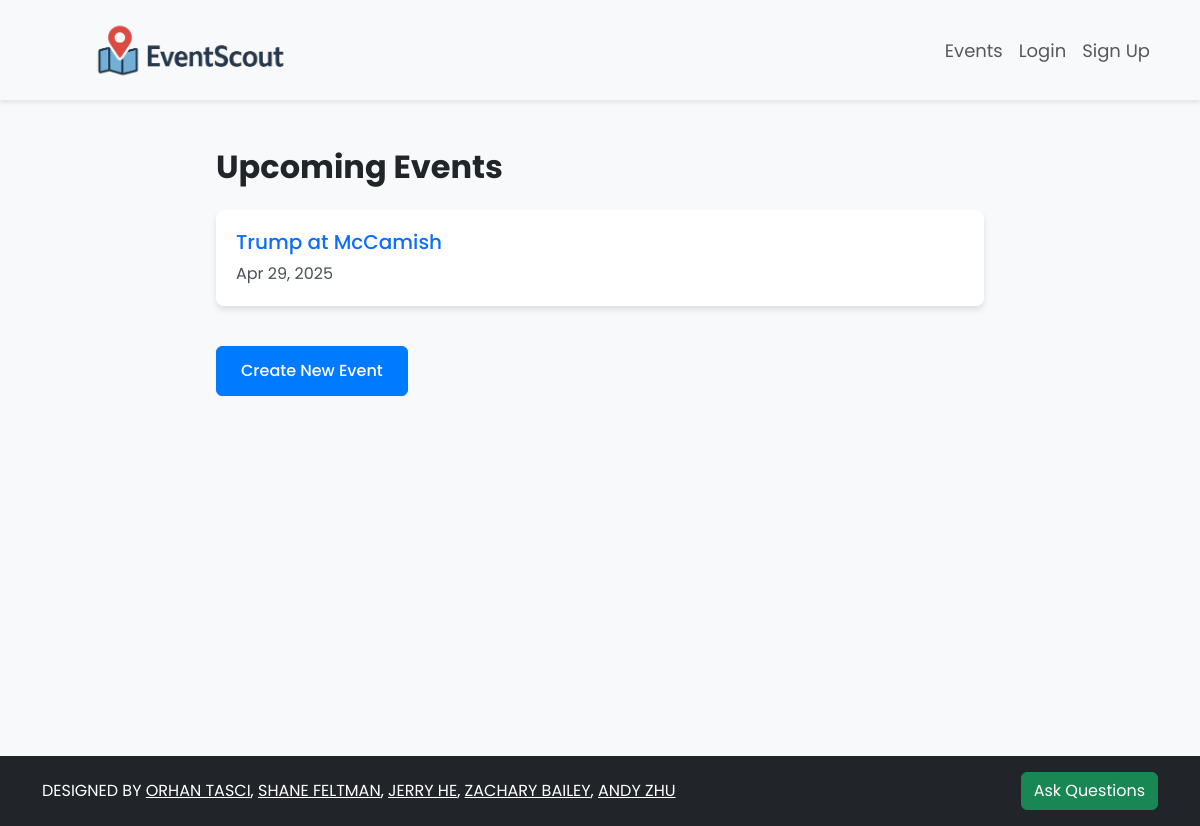
Page /events/ on the earlier database version.
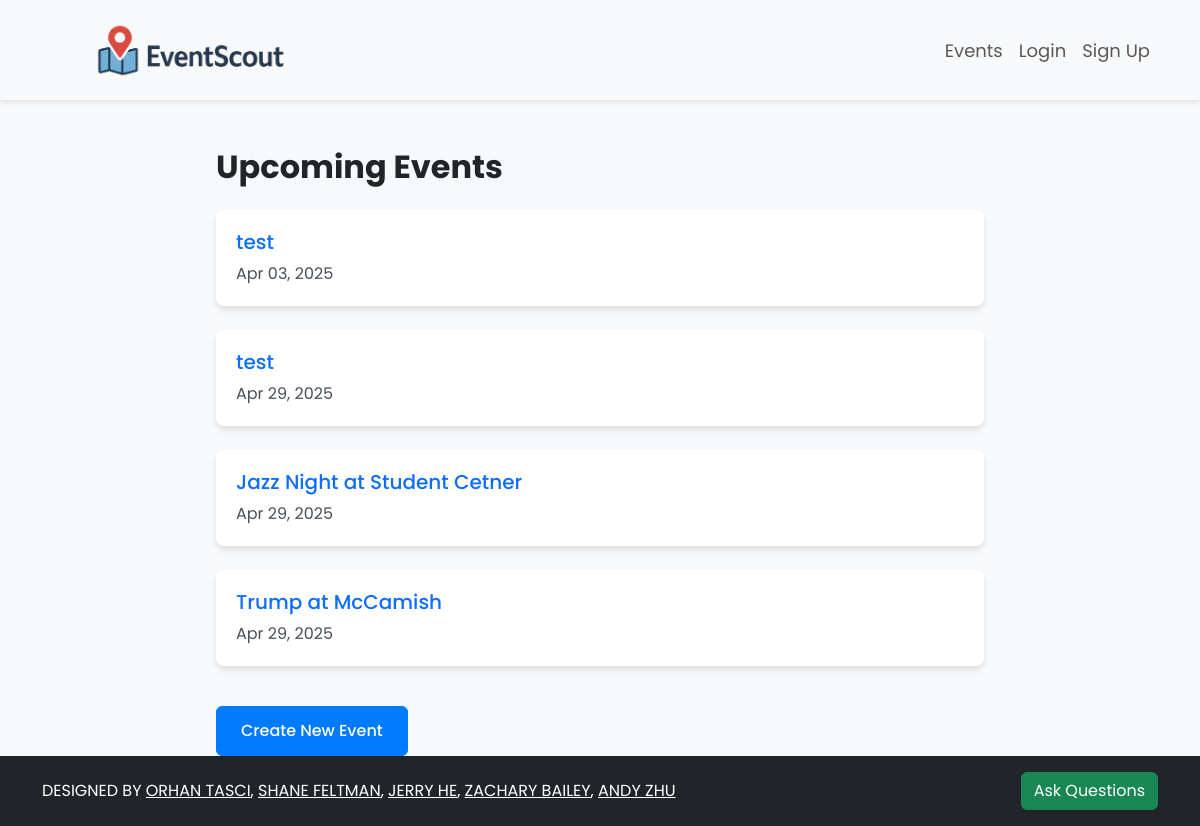
Same page on the later database version.
### createEvents/models.py (models this page shows, shortened)
class Event(models.Model):
    title = models.CharField(max_length=200)
    description = models.TextField()
    location = models.CharField(max_length=255)
    latitude = models.DecimalField(
        max_digits=9,
        decimal_places=6,
        null=True,
        blank=True
    )
    longitude = models.DecimalField(
        max_digits=9,
        decimal_places=6,
        null=True,
        blank=True
    )
    start_time = models.DateTimeField()
    end_time = models.DateTimeField()
    organizer = models.CharField(max_length=255)
    org_email = models.EmailField(max_length=255, default="a@a.com")
    created_at = models.DateTimeField(auto_now_add=True)

### createEvents/views.py (the view)
# urls.py: path('', views.event_list, name='event_list'),
def event_list(request):
    events = Event.objects.all().order_by('-created_at')
    return render(request, 'createEvents/event_list.html', {'events': events})

### createEvents/templates/createEvents/event_list.html (shortened to what this page needs)
{% extends 'base.html' %}
{% load static %}
{% block head %}
    <link rel="stylesheet" href="{% static 'css/styles.css' %}">
{% endblock %}
{% block content %}
    <div class="events-container" style="height:70vh;">
        <h1 class="fs-2 fw-bold text-dark mb-4">Upcoming Events</h1>
        {% if events %}
            {% for event in events %}
                <div class="event-card card">
                    <div class="card-body">
                        <h2 class="card-title">
                            <a href="{% url 'events.event_detail' event.id %}" class="text-primary text-decoration-none">{{ event.title }}</a>
                        </h2>
                        <p class="card-text mb-0">{{ event.start_time|date:"M d, Y" }}</p>
                    </div>
                </div>
            {% endfor %}
        {% else %}
            <p class="text-muted">No upcoming events.</p>
        {% endif %}
        <a href="{% url 'events.create_event' %}" class="btn btn-primary d-inline-block mt-3">Create New Event</a>
    </div>
{% endblock %}

Differences in the rows shown:
added Event: title "test", start_time "Apr 03, 2025"
added Event: title "test", start_time "Apr 29, 2025"
added Event: title "Jazz Night at Student Cetner", start_time "Apr 29, 2025"
